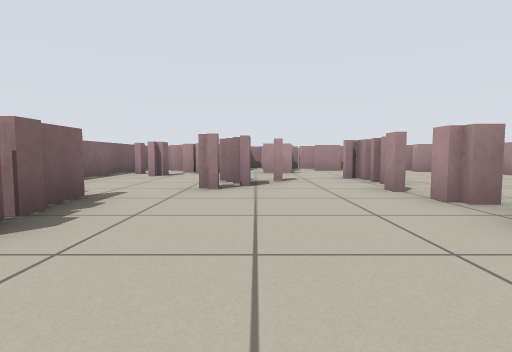
[1] (above)

16 first-person views from a walk through a robot-simulator world made for Stage. The camera is 0.5 m above the floor, tilts 4° down and sees 80° across. Floor lines are 1 m apart. The floor is counted in squares, 1 m on a side. Each view is taken from the middle of a square. On the plan, view 1 faces up. The plan holds only what a view shows up to about 9 squares ahead; the rest is blank. The robots in the file are not drawn.

[2]
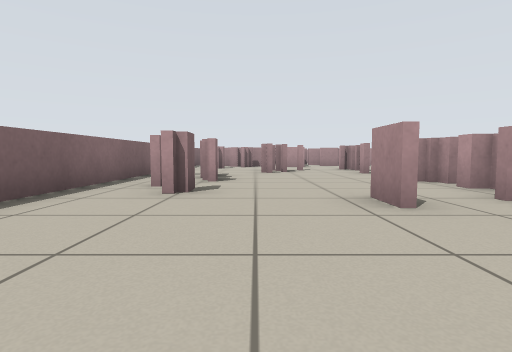

[3]
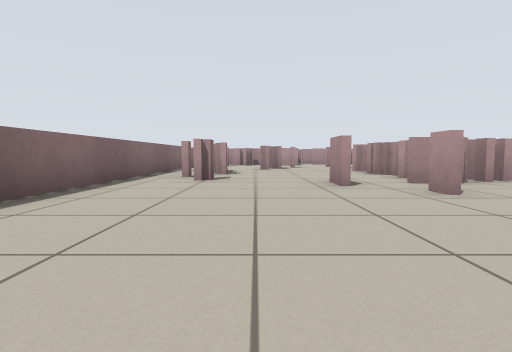

[4]
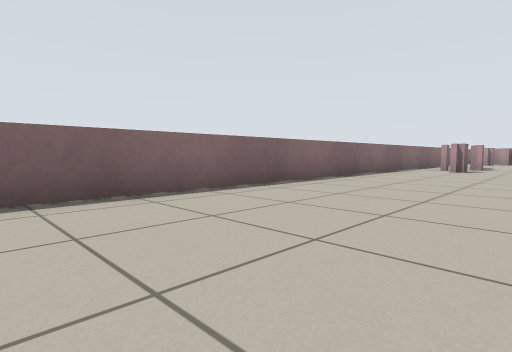

[5]
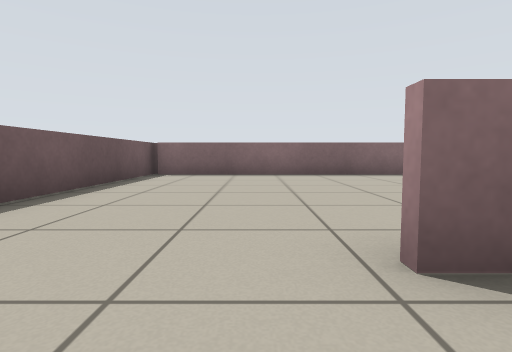

[6]
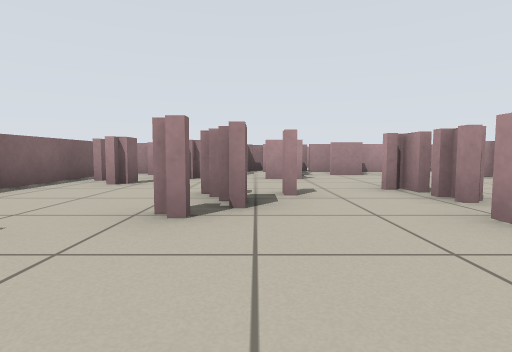

[7]
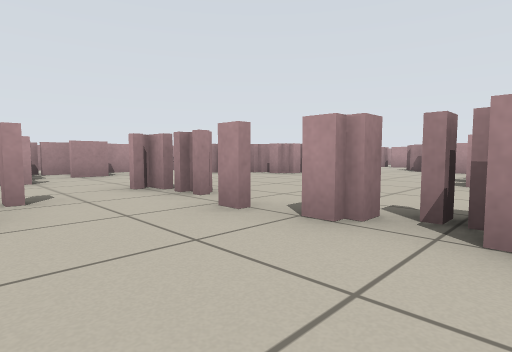

[8]
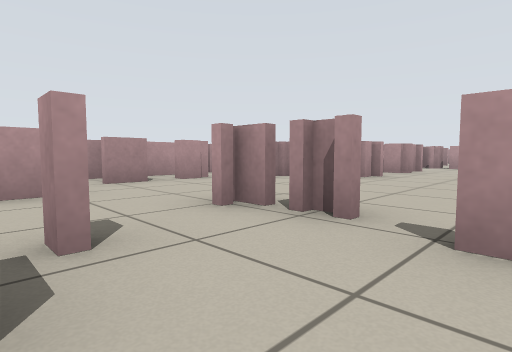

[9]
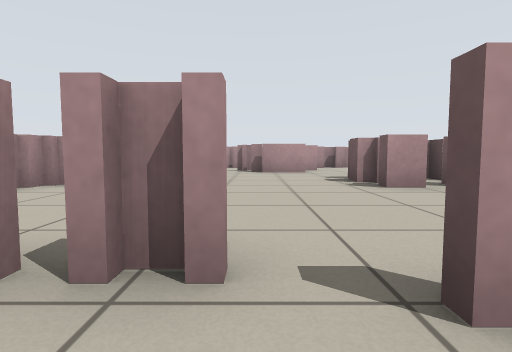

[10]
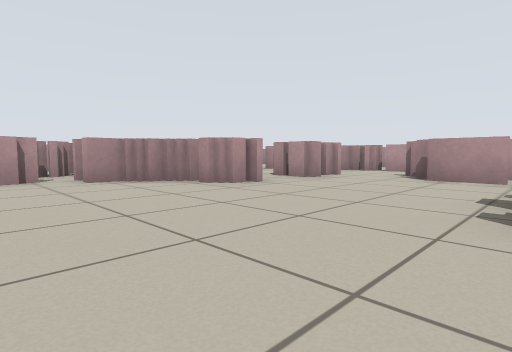

[11]
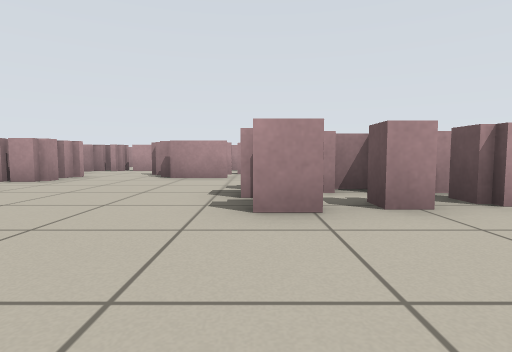

[12]
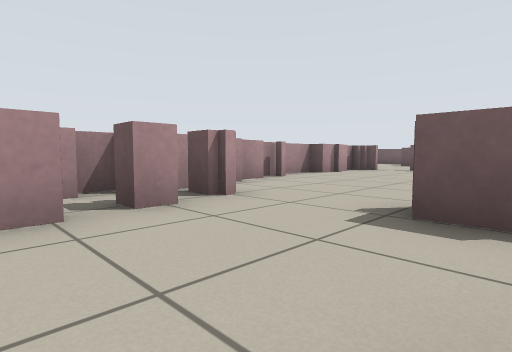

[13]
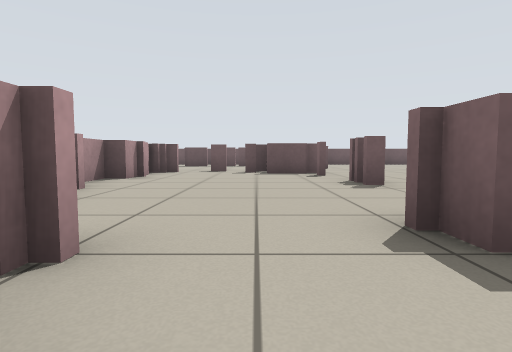

[14]
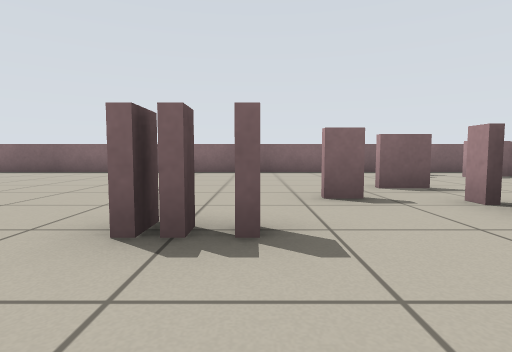

[15]
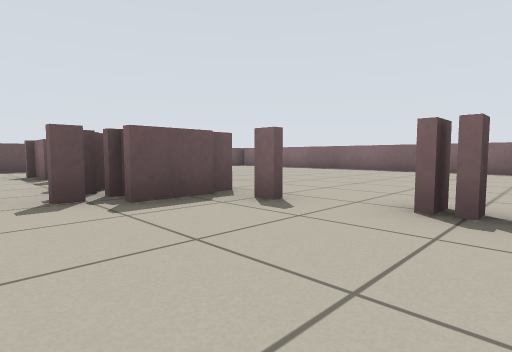

[16]
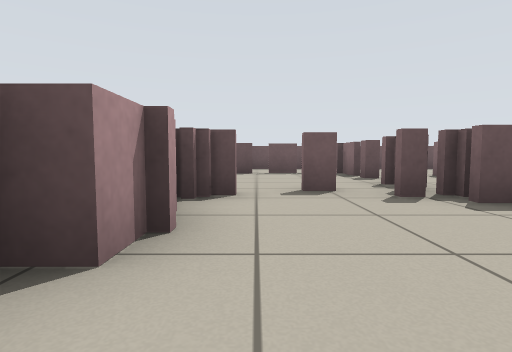

### Floor plan
Key: @ floor where view 1 was taken; # wall or solid block; x gap in a wall; . floor; = window, fence, low wall or low ledge.
Columns run from 4 left of view 1 to 13 right of it. Each row starts with its distance up from view 1.
 12          =
 11     ======
 10     = =.==#
  9 = ====...==
  8 ===.==....==.=  =
  7 ===........=.==..
  6 =#.==.=..........=
  5   .==.=.......=
  4 = =...x.......==
  3 = =...x...==...=
  2 =#=...==..==
  1 ==....==..===
  0 =.=.@..==..=
 -1 =...=.==....=
 -2 =.....=.....=
 -3 =......=....=
 -4 =......=....=
 -5 =...........=
 -6 =......==...=
 -7 =.......=====
 -8 =...... .=..
 -9 =.....  ....
-10 =......= =..
-11 =........=xx
-12 =....... .
-13 =......  .
-14 ======   =

Where each view was taken, in squares from view 1:
view 1: 0 up, 0 right, facing up
view 2: 4 down, 1 left, facing up
view 3: 6 down, 1 left, facing up
view 4: 10 down, 0 right, facing up-left
view 5: 11 down, 4 right, facing left
view 6: 2 up, 0 right, facing up
view 7: 2 up, 0 right, facing up-right
view 8: 4 up, 0 right, facing up-right
view 9: 5 up, 1 right, facing right
view 10: 3 up, 3 right, facing up-right
view 11: 3 up, 3 right, facing right
view 12: 3 up, 3 right, facing down-right
view 13: 2 up, 5 right, facing down
view 14: 3 down, 5 right, facing left
view 15: 3 down, 6 right, facing down-left
view 16: 3 down, 7 right, facing down
